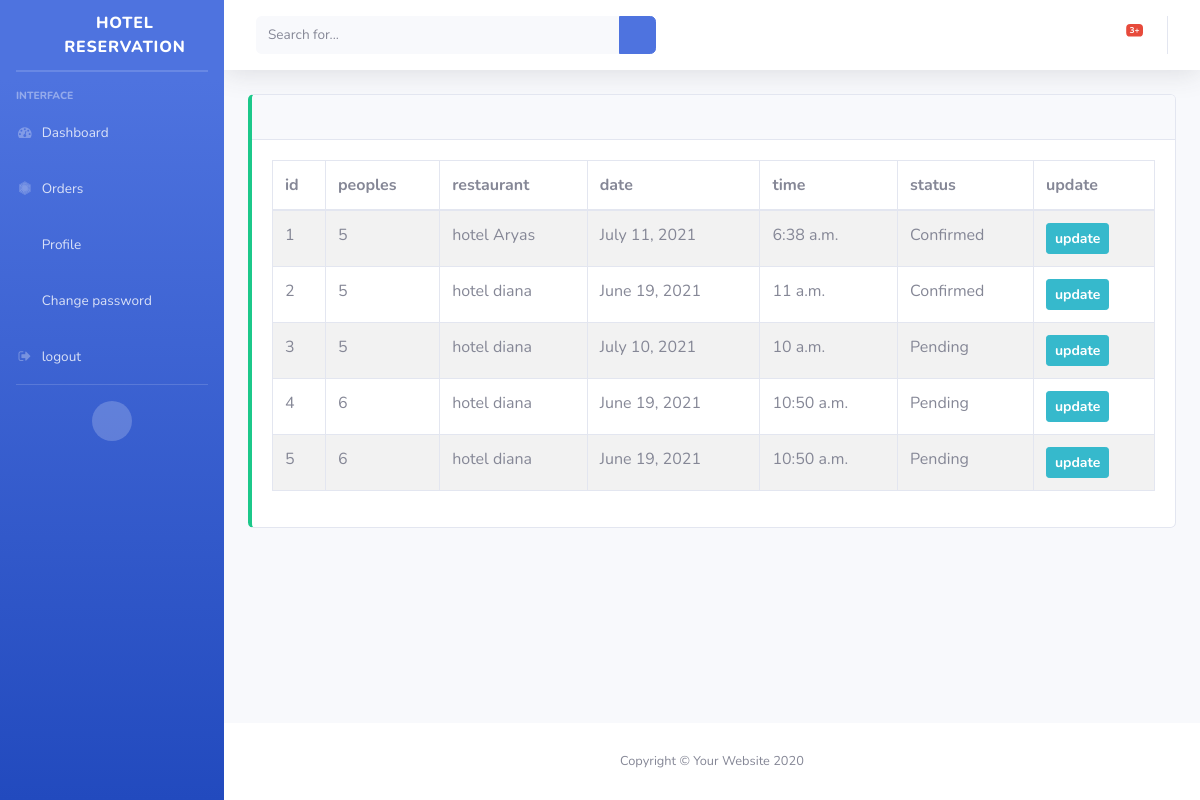
Screenshot of /orders/ with the database file from the repository.
### customer/models.py (models this page shows, shortened)
class Booking(models.Model):
    ORDER_STATUS = (('Pending', 'Pending'), ('Confirmed', 'Confirmed'),
                    ('Completed', 'Completed'), ('Cancelled', 'Cancelled'))
    id = models.UUIDField(primary_key=True, default=uuid.uuid4, editable=False)
    restaurant = models.ForeignKey(Restaurant, on_delete=models.DO_NOTHING)
    user = models.ForeignKey(User, on_delete=models.DO_NOTHING)
    order_status = models.CharField(
        max_length=10, choices=ORDER_STATUS, default='Pending')
    guest = models.IntegerField(validators=[MinValueValidator(1), ])
    date = models.DateField()
    time = models.TimeField()
    paymentmethod = models.CharField(max_length=100, null=True, blank=True)
    created_at = models.DateTimeField(auto_now=True, blank=True, null=True)
    def update_url(self):
        return reverse('order-update', kwargs={'pk': self.pk})

### restaurant/models.py (models this page shows, shortened)
class Restaurant(models.Model):
    name = models.CharField(max_length=100, verbose_name="Restaurant name")
    description = models.TextField()
    address = models.TextField()
    phone = models.CharField(max_length=12)
    categorys = models.ManyToManyField(RestCategory)
    location = models.ForeignKey(
        Location, on_delete=models.SET_NULL, blank=True, null=True)
    status = models.BooleanField(default=False)
    opentime = models.TimeField()
    closstime = models.TimeField()
    seatingCapacity = models.IntegerField()
    user = models.OneToOneField(
        User, on_delete=models.CASCADE, blank=True, null=True)
    slug = models.SlugField(unique=True, blank=True, null=True)
    logo = models.ImageField(upload_to='rest/', blank=True, null=True)

### customer/views.py (the view)
# urls.py: path('orders/', views.OrderList.as_view(), name="orders"),
class OrderList(View):
    def get(self, request):
        if not request.user.is_superuser and request.user.is_staff:
            data = Booking.objects.filter(restaurant__user=request.user)
            context = {
                "data": data
            }
            return render(request, "booking/list.html", context)
        else:
            data = Booking.objects.all()
            context = {
                "data": data
            }
            return render(request, "booking/list.html", context)

### customer/templates/booking/list.html (shortened to what this page needs)
{% extends 'base.html' %} {% comment %}##########{% endcomment %}
{% block content %}
<div class="table-responsive">
  <table class="table table-bordered table-striped table-hover" id="dataTable">
    <thead>
      <tr>
        <th>id</th>
        <th>peoples</th>
        <th>restaurant</th>
        <th>date</th>
        <th>time</th>
        <th>status</th>
        <th>update</th>
      </tr>
    </thead>
    <tbody>
      {% for i in data %}
      <tr>
        <td>{{forloop.counter}}</td>
        <td>{{i.guest}}</td>
        <td>{{i.restaurant.name}}</td>
        <td>{{i.date}}</td>
        <td>{{i.time}}</td>
        <td>{{i.order_status}}</td>
        <td>
          <a href="{{i.update_url}}" class="btn btn-sm btn-info font-weight-bold">update</a>
        </td>
      </tr>
      {% endfor %}
    </tbody>
  </table>
</div>
{% endblock content %}

### rows the page displays
Booking: guest "5", restaurant.name "hotel Aryas", date "July 11, 2021", time "6:38 a.m.", order_status "Confirmed"
Booking: guest "5", restaurant.name "hotel diana", date "June 19, 2021", time "11 a.m.", order_status "Confirmed"
Booking: guest "5", restaurant.name "hotel diana", date "July 10, 2021", time "10 a.m.", order_status "Pending"
Booking: guest "6", restaurant.name "hotel diana", date "June 19, 2021", time "10:50 a.m.", order_status "Pending"
Booking: guest "6", restaurant.name "hotel diana", date "June 19, 2021", time "10:50 a.m.", order_status "Pending"
